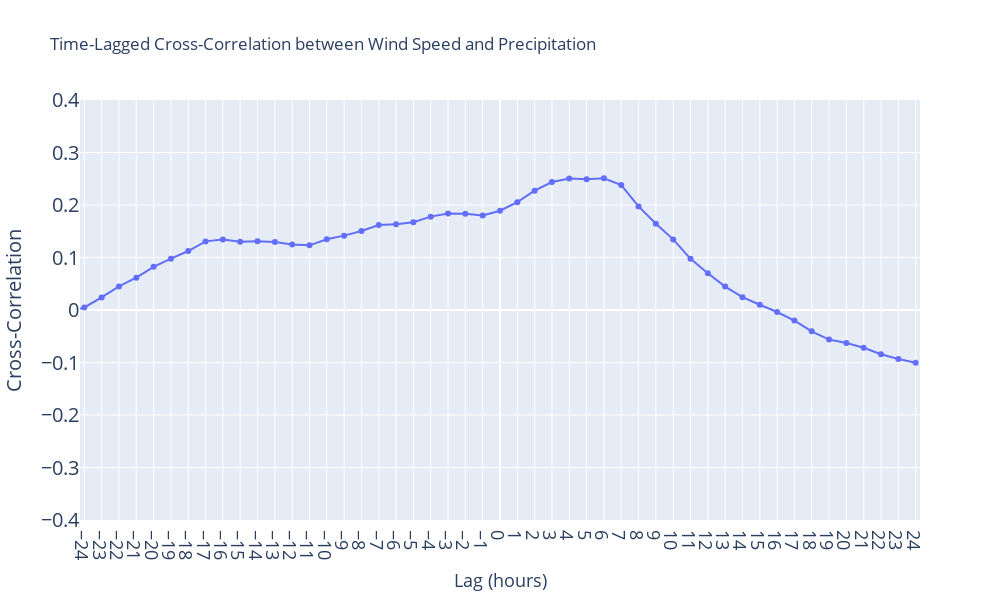

Write notebook code for a chart like this one.
### Markdown cell above
Cross-correlation for 2023 between SAIL wind and SAIL Precipitation

### Code cell
# Calculate cross-correlation
max_lag = 24
lags = np.arange(-max_lag-1, max_lag + 1)
cross_corr = [combined_sail_23_df['wspd_arith_mean'].corr(combined_sail_23_df['precip_binary'].shift(-lag)) for lag in lags]
cross_corr
# Create plot
fig = go.Figure()
fig.add_trace(go.Scatter(x=lags, y=cross_corr, mode='lines+markers', name='Cross-correlation'))

fig.update_layout(
    title='Time-Lagged Cross-Correlation between Wind Speed and Precipitation' ,
    xaxis_title='Lag (hours)',
    yaxis_title='Cross-Correlation',
    xaxis=dict(range=[-24.25, 24.25],
               tickmode='linear',
               tickfont=dict(size=18)),
    yaxis=dict(range=[-0.4, 0.4], tickfont=dict(size=20)),
    width=1000,
    height=600
)
# increase yaxis font label size
fig.update_yaxes(title_font=dict(size=20))
fig.update_xaxes(title_font=dict(size=18))

fig.show()

### Figure 1 — Plotly figure (JSON) as saved in the notebook; plotly's stock layout.template omitted (floating-point values rounded to 4 significant figures)
{"data": [{"mode": "lines+markers", "name": "Cross-correlation", "type": "scatter", "x": [-25, -24, -23, -22, -21, -20, -19, -18, -17, -16, -15, -14, -13, -12, -11, -10, -9, -8, -7, -6, -5, -4, -3, -2, -1, 0, 1, 2, 3, 4, 5, 6, 7, 8, 9, 10, 11, 12, 13, 14, 15, 16, 17, 18, 19, 20, 21, 22, 23, 24], "y": [-0.004445, 0.004834, 0.02391, 0.04492, 0.06154, 0.08224, 0.09779, 0.1123, 0.1307, 0.1345, 0.13, 0.1307, 0.1295, 0.1249, 0.1232, 0.1347, 0.1417, 0.1506, 0.1619, 0.1634, 0.1671, 0.1779, 0.1836, 0.1832, 0.1799, 0.1891, 0.2054, 0.2273, 0.2438, 0.2507, 0.2491, 0.251, 0.2379, 0.1973, 0.1642, 0.1345, 0.09749, 0.07, 0.04461, 0.02443, 0.00998, -0.003806, -0.02008, -0.04057, -0.05635, -0.06292, -0.07193, -0.08426, -0.09317, -0.1003]}], "layout": {"height": 600, "title": {"text": "Time-Lagged Cross-Correlation between Wind Speed and Precipitation"}, "width": 1000, "xaxis": {"range": [-24.25, 24.25], "tickfont": {"size": 18}, "tickmode": "linear", "title": {"font": {"size": 18}, "text": "Lag (hours)"}}, "yaxis": {"range": [-0.4, 0.4], "tickfont": {"size": 20}, "title": {"font": {"size": 20}, "text": "Cross-Correlation"}}}}
